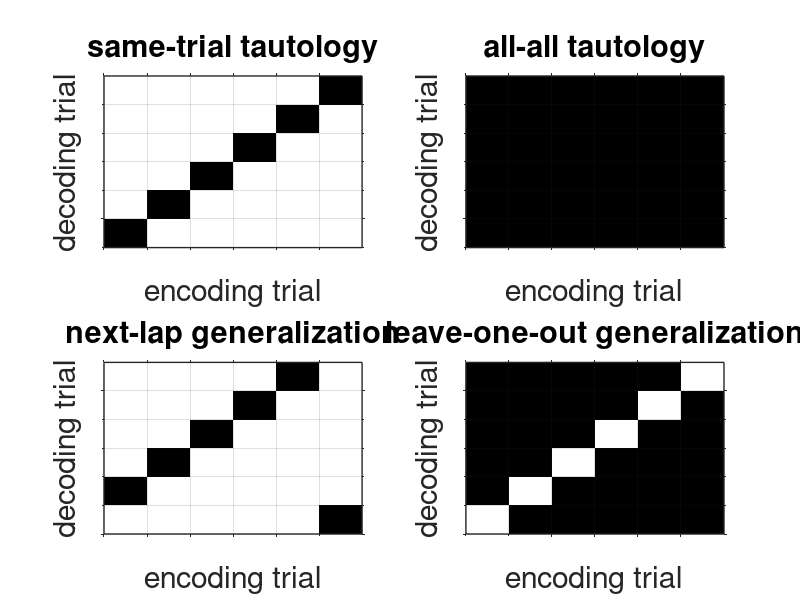

Write the MATLAB code that produced this figure.
%%%%%%%%%%%%%%%%%%%%%%%%%%%%%%%%%%%%%%%%%%%%%%%%%%%%%%%%%%%%%
%%% produce schematic to illustrate different data splits %%%
%%%                                                       %%%
%%%     Figure 3 in van der Meer et al. (submitted)       %%%
%%%%%%%%%%%%%%%%%%%%%%%%%%%%%%%%%%%%%%%%%%%%%%%%%%%%%%%%%%%%%

figure;

%%
nTrials = 6;
fz = 20; % font size

% construct matrices
m1 = eye(nTrials);
m2 = ones(nTrials,nTrials);

m3 = circshift(m1,[1 0]);
m4 = -m1+1;
% m5 = toeplitz(mod(0:nTrials-1,2)); % odd/even

% black/white colormap
cm = colormap(gray); 
cm = cm(end:-1:1,:);

%%
what = {'m1','m2','m3','m4'};
ttll = {'same-trial tautology','all-all tautology', ...
    'next-lap generalization','leave-one-out generalization'};

for iPlot = 1:length(what)
    
    subplot(2,2,iPlot);
    
    this_mat = eval(what{iPlot});
    
    imagesc(this_mat); colormap(cm)
    set(gca,'LineWidth',1,'XTick',0.5:1:nTrials,'YTick',0.5:1:nTrials,'TickDir','out','XTickLabel',[],'YTickLabel',[],'FontSize',fz,'YDir','normal');
    grid on;
    ylabel('decoding trial'); xlabel('encoding trial');
    title(ttll{iPlot});
    caxis([0 1]);
    
end